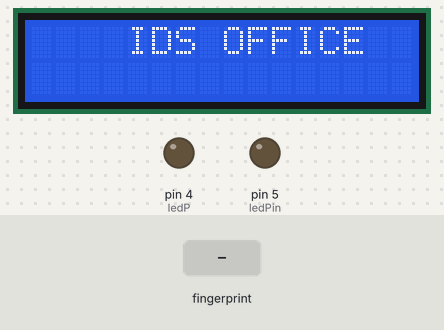
A sketch run on a simulated Arduino Mega 2560, built with avr-gcc and run on an emulated ATmega2560. Shown: 16×2 character LCD, output pins drawn as LEDs (lit = HIGH). Inputs (shaded band) come from the test bench. What the sketch prints to the serial monitor is not drawn.

Above: at 0.2 s.
At 5.5 s:
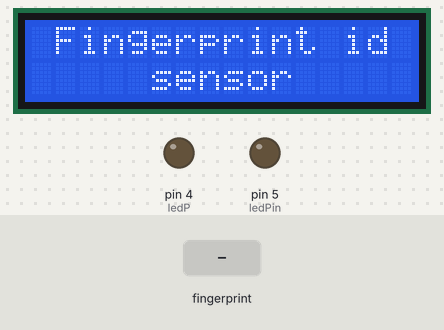
5.6 s: finger stored as number 1 placed on the sensor
At 7.3 s:
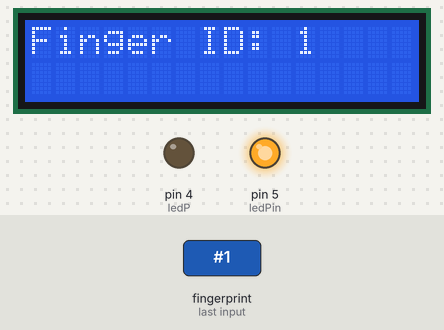
Timing chart, 0 to 10.5 s (numbered marks = the images above; inputs shaded):
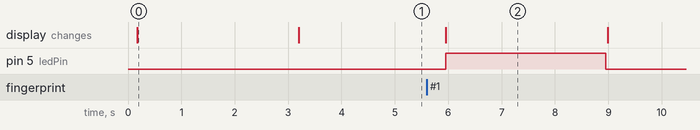

Measured:
- after the input at 5.6 s, pin 5 (ledPin): LOW → HIGH after 0.35 s, → LOW 3.0 s later; the display: changes after 0.35 s (image 2)
- what the display in image 0 shows lasts 3.0 s, from 0.2 s to 3.2 s

The sketch:

fingercheck.ino
```cpp
#include <Wire.h>
#include <LiquidCrystal_I2C.h>
#include <Adafruit_Fingerprint.h>

#if (defined(__AVR__) || defined(ESP8266)) && !defined(__AVR_ATmega2560__)
SoftwareSerial mySerial(2, 3);
#else
#define mySerial Serial1
#endif

Adafruit_Fingerprint finger = Adafruit_Fingerprint(&mySerial);

LiquidCrystal_I2C lcd(0x27, 16, 2);  // set the LCD address to 0x27 for a 16 chars and 2 line display
const int ledPin = 5;  // LED connected to digital pin 13
const int ledP=4;
void setup() {
  Serial.begin(9600);
  pinMode(ledPin, OUTPUT);
  pinMode(ledP, OUTPUT); // initialize the digital pin as an output
  while (!Serial);
  delay(100);
  Serial.println("\n\nAdafruit finger detect test");

  lcd.init();            // initialize the LCD
  lcd.backlight();
  lcd.setCursor(4, 0);
  lcd.print("IDS OFFICE");
  delay(3000);
  lcd.setCursor(1, 0);
  lcd.print("Fingerprint id");
  lcd.setCursor(4, 1);
  lcd.print(" sensor");

  finger.begin(57600);
  delay(5);
  if (finger.verifyPassword()) {
    Serial.println("Found fingerprint sensor!");
  } else {
    Serial.println("Did not find fingerprint sensor :(");
    while (1) { delay(1); }
  }

  Serial.println(F("Reading sensor parameters"));
  finger.getParameters();
  Serial.print(F("Status: 0x")); Serial.println(finger.status_reg, HEX);
  Serial.print(F("Sys ID: 0x")); Serial.println(finger.system_id, HEX);
  Serial.print(F("Capacity: ")); Serial.println(finger.capacity);
  Serial.print(F("Security level: ")); Serial.println(finger.security_level);
  Serial.print(F("Device address: ")); Serial.println(finger.device_addr, HEX);
  Serial.print(F("Packet len: ")); Serial.println(finger.packet_len);
  Serial.print(F("Baud rate: ")); Serial.println(finger.baud_rate);

  finger.getTemplateCount();

  if (finger.templateCount == 0) {
    Serial.print("Sensor doesn't contain any fingerprint data. Please run the 'enroll' example.");
  } else {
    Serial.println("Waiting for a valid finger...");
    Serial.print("Sensor contains "); Serial.print(finger.templateCount); Serial.println(" templates");
  }
}

void loop() {
  if (finger.getImage() == FINGERPRINT_OK) {
    getFingerprintID();
    delay(1000); // Optional delay to avoid repeated prints for the same fingerprint
  }
}

uint8_t getFingerprintID() {
  uint8_t p = finger.image2Tz();
  switch (p) {
    case FINGERPRINT_OK:
      Serial.println("Image converted");
      break;
    case FINGERPRINT_IMAGEMESS:
      Serial.println("Image too messy");
      return p;
    case FINGERPRINT_PACKETRECIEVEERR:
      Serial.println("Communication error");
      return p;
    case FINGERPRINT_FEATUREFAIL:
      Serial.println("Could not find fingerprint features");
      return p;
    case FINGERPRINT_INVALIDIMAGE:
      Serial.println("Could not find fingerprint features");
      return p;
    default:
      Serial.println("Unknown error");
      return p;
  }

  // OK converted!
  p = finger.fingerSearch();
  if (p == FINGERPRINT_OK) {
    Serial.println("Found a print match!");
    Serial.print("Found ID #"); Serial.print(finger.fingerID);
    Serial.print(" with confidence of "); Serial.println(finger.confidence);

    // Display fingerprint information on LCD
    lcd.clear();
    lcd.setCursor(0, 0);
    lcd.print("Finger ID: ");
    lcd.print(finger.fingerID);
    lcd.setCursor(0, 1);
   /* lcd.print("Confidence: ");
    lcd.print(finger.confidence);*/
    if(finger.fingerID==2)
    {
      lcd.print("Astik Raj");
    }
    if(finger.fingerID==3)
    {
      lcd.print("V Sai Tarun");
    }
    if(finger.fingerID==8)
    {
      lcd.print("Smaran Lal");
    }

    // Turn on the LED for 3 seconds
    digitalWrite(ledPin, HIGH);
    delay(3000);
    digitalWrite(ledPin, LOW);

    // Clear the LCD after 3 seconds
    lcd.clear();
    lcd.setCursor(0, 0);
    lcd.print(" Fingerprint id");
    lcd.setCursor(0, 1);
    lcd.print("     sensor     ");
  } else if (p == FINGERPRINT_NOTFOUND) {
    Serial.println("Did not find a match");

    // Display "Did not match" message on LCD
    lcd.clear();
    lcd.setCursor(1, 0);
    lcd.print(" Fingerprint");
    lcd.setCursor(1, 1);
    lcd.print("Did not match");
    digitalWrite(ledP,HIGH);
    delay(3000);
    digitalWrite(ledP,LOW);

    // Clear the LCD after 3 seconds
    lcd.clear();
    lcd.setCursor(1, 0);
    lcd.print("Fingerprint id");
    lcd.setCursor(0, 1);
    lcd.print("     sensor     ");
  } else if (p == FINGERPRINT_PACKETRECIEVEERR) {
    Serial.println("Communication error");
    return p;
  } else {
    Serial.println("Unknown error");
    return p;
  }

  return finger.fingerID;
}
```
